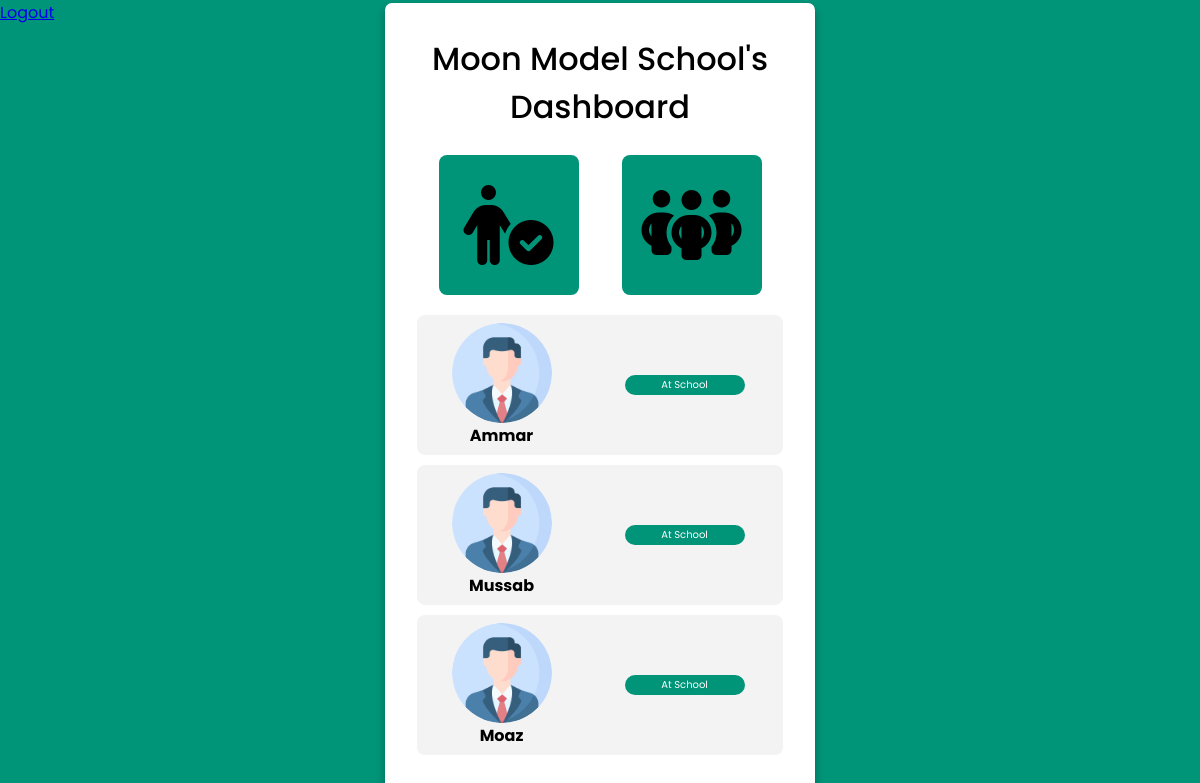
Page /dashboard-school/ (signed in) on the earlier database version.
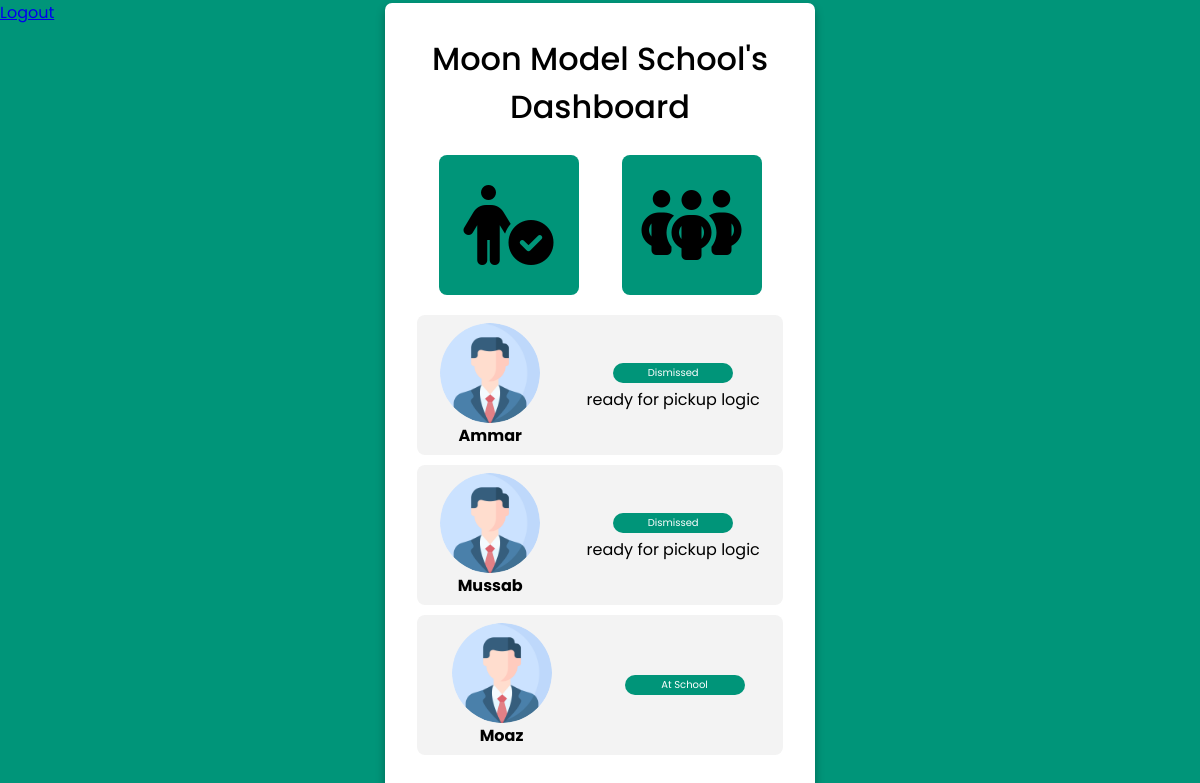
Same page on the later database version.
### parent/models.py (models this page shows, shortened)
class Child(models.Model):
    parent = models.ForeignKey(Parent, on_delete=models.CASCADE)
    name = models.CharField(max_length=50)
    age = models.IntegerField()
    school = models.ForeignKey(School, on_delete=models.CASCADE, default=None)
    grade = models.IntegerField()
    section = models.CharField(max_length=1)
    choices = (
        ('At School', 'At School'),
        ('In Transit', 'In Transit'),
        ('Dismissed', 'Dismissed'),
    )
    status = models.CharField(max_length=20, choices=choices, default=choices[0][0])
    is_approved = models.BooleanField(default=False)

### school/views.py (the view)
# urls.py: path('dashboard-school/', dashboardSchool, name='dashboardSchool'),
def dashboardSchool(request):
    children = Child.objects.filter(school=request.user.school)
    approved_children = children.filter(is_approved=True)
    context = {'children': approved_children, 'school': request.user.school.name}
    return render(request, 'dashboard_school.html', context)

### school/templates/dashboard_school.html (shortened to what this page needs)
{% extends 'base_school.html' %}
{% load static %}
{% block head %}
<link rel="stylesheet" href="{% static 'css/dashboard_parent.css' %}">
{% endblock %}
{% block body %}
<div class="container">
    <div class="login form">
        <header>{{school}}'s Dashboard</header>
        <div id="tab-wrapper">
            <a href="{% url 'childRequests' %}"><div class="tab"><i class="fa-solid fa-person-circle-check"></i></div></a>
            <a href="{% url 'childRequests' %}"><div class="tab"><i class="fa-solid fa-people-group"></i></div></a>
        </div>
        <div id="child-wrapper">
            {% for child in children %}
                <div class="child">
                    <div class="child-partition">
                        <div class="profile">
                            <img src="{% static 'images/profile.png' %}" alt="">
                            <p><strong>{{child.name}}</strong></p>
                        </div>
                        <div class="interact">
                            <div class="flag">{{child.status}}</div>
                            {% if child.status == 'In Transit' %}
                                <a href="{% url 'dropChild' child.id %}"><button class="button">Dismiss</button></a>
                            {% elif child.status == 'Dismissed' %}
                                <p>ready for pickup logic</p>
                            {% endif %}
                        </div>
                    </div>
                </div>
            {% endfor %}
        </div>
    </div>
</div>
{% endblock %}

Differences in the rows shown:
changed Child "Ammar": status "At School" → "Dismissed"; now shows "ready for pickup logic"
changed Child "Mussab": status "At School" → "Dismissed"; now shows "ready for pickup logic"
